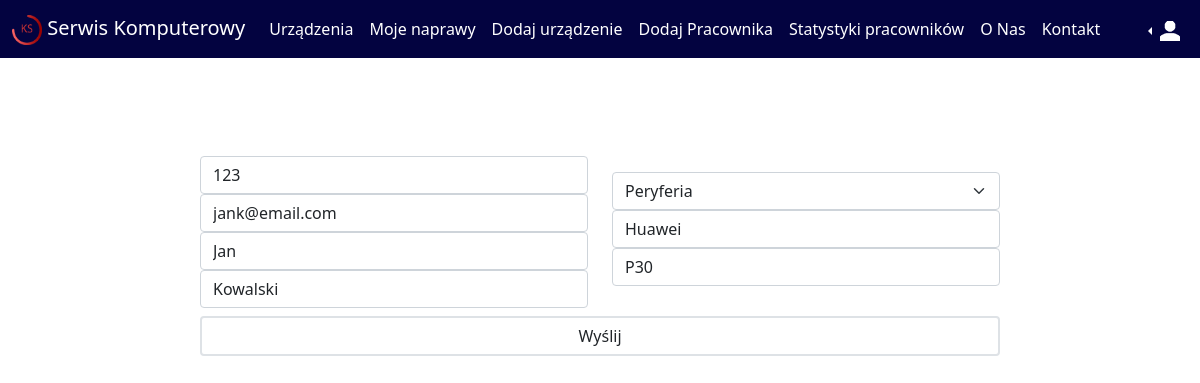
Page /EdytujDane.php?id=1 (signed in) on the committed database.
### tables this page shows
CREATE TABLE `urzadzenie` (
  `idUrzadzenia` int(11) NOT NULL,
  `imieWlasciciela` varchar(30) DEFAULT NULL,
  `nazwiskoWlasciciela` varchar(30) DEFAULT NULL,
  `adresEmailWlasiciela` varchar(30) DEFAULT NULL,
  `numerTelefonuWlasciciela` varchar(30) DEFAULT NULL,
  `markaUrzadzenia` varchar(30) DEFAULT NULL,
  `typUrzadzenia` varchar(30) DEFAULT NULL,
  `modelUrzadzenia` varchar(30) DEFAULT NULL,
  `Problem` tinytext DEFAULT NULL,
  `Diagnoza` varchar(250) DEFAULT NULL,
  `Stan` varchar(100) DEFAULT NULL,
  `DataObecna` datetime DEFAULT NULL,
  `PrzypisanyPracownik` int(11) DEFAULT NULL
);

### EdytujDane.php (the view, shortened to what this page needs)
<!DOCTYPE html>
<html>
<head>
    <link href="https://cdn.jsdelivr.net/npm/bootstrap@5.1.3/dist/css/bootstrap.min.css" rel="stylesheet">
</head>
<body>
<div class="sticky-top">
      <nav class="navbar navbar-expand-lg navbar-light kolor text-white">
        <div class="container-fluid">
          <a class="navbar-brand text-white" href="#"><img src='Projekt_ks.png' width='30px' height='30px'> Serwis Komputerowy</a>
          <div class="collapse navbar-collapse" id="navbarNav">
            <ul class="navbar-nav">
              <?php
            if(isset($_SESSION['typUzytkownika'] )) {
              if($_SESSION['typUzytkownika'] != "Uzytkownik"){
              echo "<li class='nav-item'>
              <a class='nav-link active text-white' aria-current='page' href='devices.php'>Urządzenia</a>
            </li>";
              }}
              ?>
              <li class="nav-item">
                <a class="nav-link active text-white" href="MojeUrzadzenia.php">Moje naprawy</a>
              </li>
              <?php
              if(isset($_SESSION['typUzytkownika'] )) {
              if($_SESSION['typUzytkownika'] != "Uzytkownik"){
              echo "<li class='nav-item'>
              <a class='nav-link active text-white' href='newdevice.php'>Dodaj urządzenie</a>
            </li>";
              }}
              if(isset($_SESSION['typUzytkownika'] )) {
                if($_SESSION['typUzytkownika'] == "Administrator"){
                echo "<li class='nav-item'>
                <a class='nav-link active text-white' href='dodajPracownika.php'>Dodaj Pracownika</a>
              </li>
              <li class='nav-item'>
                <a class='nav-link active text-white' href='Pracownicy.php'>Statystyki pracowników</a>
              </li>";
                }}
            ?>
            <li class="nav-item">
                <a class="nav-link text-white" href="ONas.php">O Nas</a>
              </li>
              <li class="nav-item">
                <a class="nav-link text-white" href="Kontakt.php">Kontakt</a>
              </li>
                </ul>
          </div>
          <div class='flex-box'>
          <ul class="navbar-nav justify-content-end">
            <li class="nav-item">
              <?php
            if(isset($_SESSION['typUzytkownika'] )) {
              if($_SESSION['typUzytkownika'] != null){
                echo "<li class='nav-item dropdown dropstart'>
          <a class='nav-link dropdown-toggle text-white dropdown-menu-end'  href='' id='navbarDropdownMenuLink' role='button' data-bs-toggle='dropdown' aria-expanded='false'>
            <img width='20px' height='20px' src='account.png'>
          </a>
          <ul class='dropdown-menu' aria-labelledby='navbarDropdownMenuLink'>
            <li><a class='dropdown-item' href='Userinfo.php'>Mój Profil</a></li>
            <li><a class='dropdown-item' href='MojeUrzadzenia.php'>Moje urządzenia</a></li>
            <li><form action='wyloguj.php'>
            <a class='dropdown-item text-dark' type='submit' href='wyloguj.php' method='post' >Wyloguj</a>
            </form></li>
          </ul>
        </li>
                </dropdown>";
              }
            } else{
              echo "<li class='nav-item'>
              <a class='nav-link active text-white' href='login.php'>Zaloguj</a>
            </li>";
          }
            ?>
        </div>
      </nav>
    </div>
    <div>
        <?php
         $urzadzenie=$_GET['id'];
            $conn = @new mysqli('localhost','root', '','serwiskomputerowy');
            if($conn->connect_error !=0){
                echo "Wystąpił błąd połączenia";
               }
               else{
                $data = "SELECT * FROM urzadzenie where idUrzadzenia='$urzadzenie'";
                $result = $conn->query($data);
                if($result!=null){
                    while($row = $result->fetch_assoc()){
        echo"<div style='height:50px;'></div>
    <div class='container-fluid' >
      <div class='mx-auto' style='width: 800px;'>
            <div class='mt-5'>
            <form action='EdytujDane.inc.php' method='post'>
            <div class='row'>
             <div class='col'>
                <input type='Text' class='form-control' id='NumerTelefonuWlasciciela' name='NumerTelefonuWlasciciela' value='$row[numerTelefonuWlasciciela]' placeholder='Numer Telefonu Właściciela' required>
                <input type='E-mail' class='form-control' id='AdresEmail' name='AdresEmail' value='$row[adresEmailWlasiciela]' placeholder='Adres E-mail Właściciela' required>
                <input type='Text' class='form-control' id='ImieWlasciciela' name='ImieWlasciciela' value='$row[imieWlasciciela]' placeholder='Imię Właściciela' required>
                <input type='Text' class='form-control' id='NazwiskoWlasciciela' name='NazwiskoWlasciciela' value='$row[nazwiskoWlasciciela]' placeholder='Nazwisko Właściciela' required>
              </div>
                <div class='col mt-3'>
                <select class='form-select' id='TypUrzadzenia' name='TypUrzadzenia'  aria-label='Typ urządzenia'>
                  <option selected>$row[typUrzadzenia]</option>
                  <option value='Telefon'>Telefon</option>
                  <option value='Tablet'>Tablet</option>
                  <option value='PC'>PC</option>
                  <option value='Laptop'>Laptop</option>
                  <option value='Peryferia'>Peryferia</option>
                  <option value='Konsola'>Konsola</option>
                  <option value='Inne'>Inne</option>
                </select>
                <input type='Text' class='form-control' id='MarkaUrzadzenia' name='MarkaUrzadzenia' value='$row[markaUrzadzenia]' placeholder='Marka Urządzenia' required>
                <input type='Text' class='form-control' id='ModelUrzadzenia' name='ModelUrzadzenia' value='$row[modelUrzadzenia]' placeholder='Model urządzenia' required>
                <input width='10px' type='text' name='iduz' class='visually-hidden' value='$urzadzenie'>
                </div>
                <div class='mt-2'>
                <button class=' border border-2 form-control' style='height:40px;' type='submit' id='Submit' name='Submit' >Wyślij</button>
                </div>
              </div>
            </form>
        </div>
        </div>
        ";
                    }}}?>
        </div>
  </body>
</html>

### EdytujDane.php (style rules this page uses)
body { background-color: ; }
.kolor { background-color: rgb(3,3,64); }

### rows in the picture
urzadzenie: NumerTelefonuWlasciciela "123", AdresEmail "jank@email.com", ImieWlasciciela "Jan", NazwiskoWlasciciela "Kowalski", TypUrzadzenia "Peryferia", MarkaUrzadzenia "Huawei", ModelUrzadzenia "P30"
